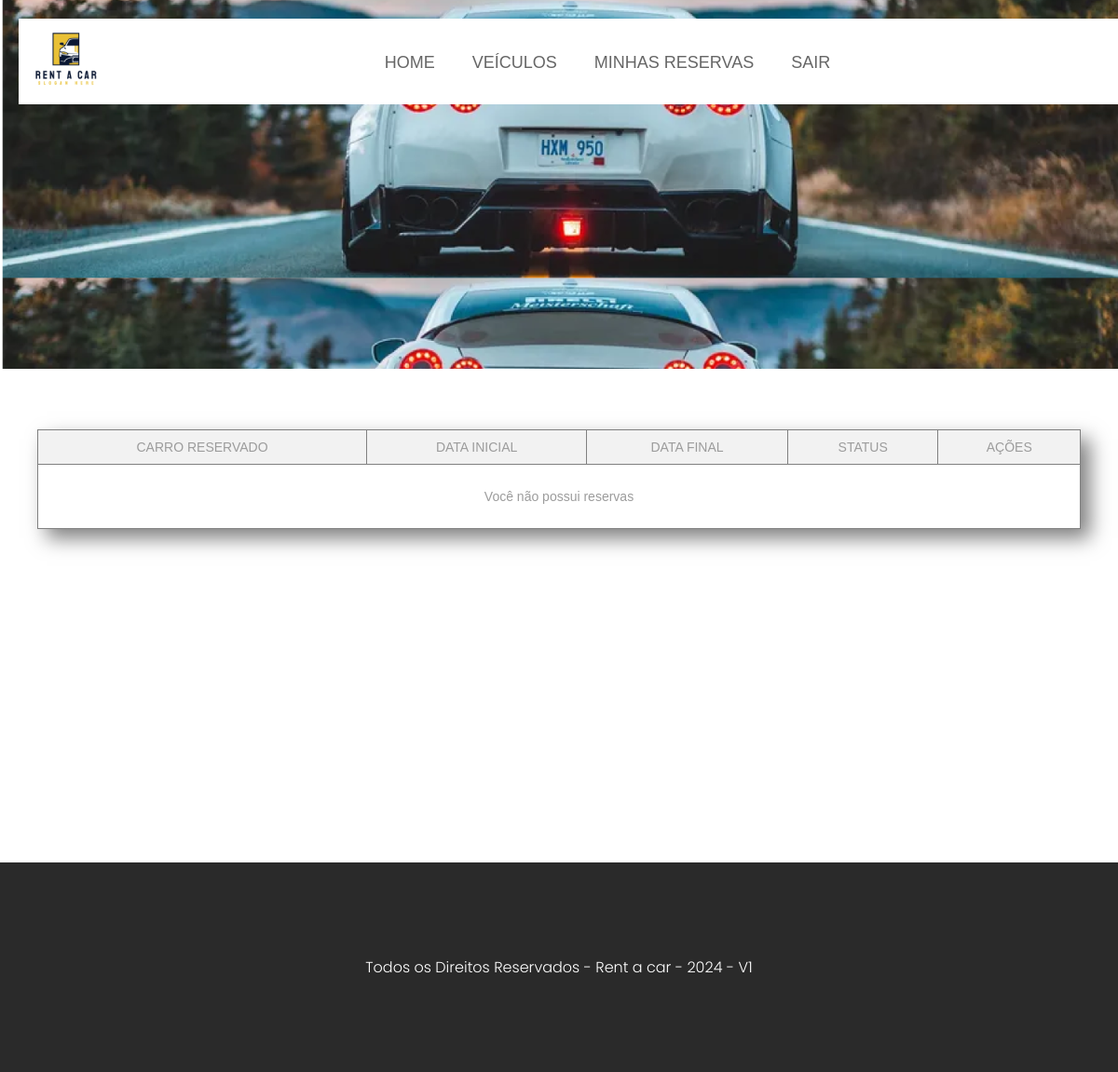
The page /reserva/minhas_reservas (signed in) on the database as committed earlier.
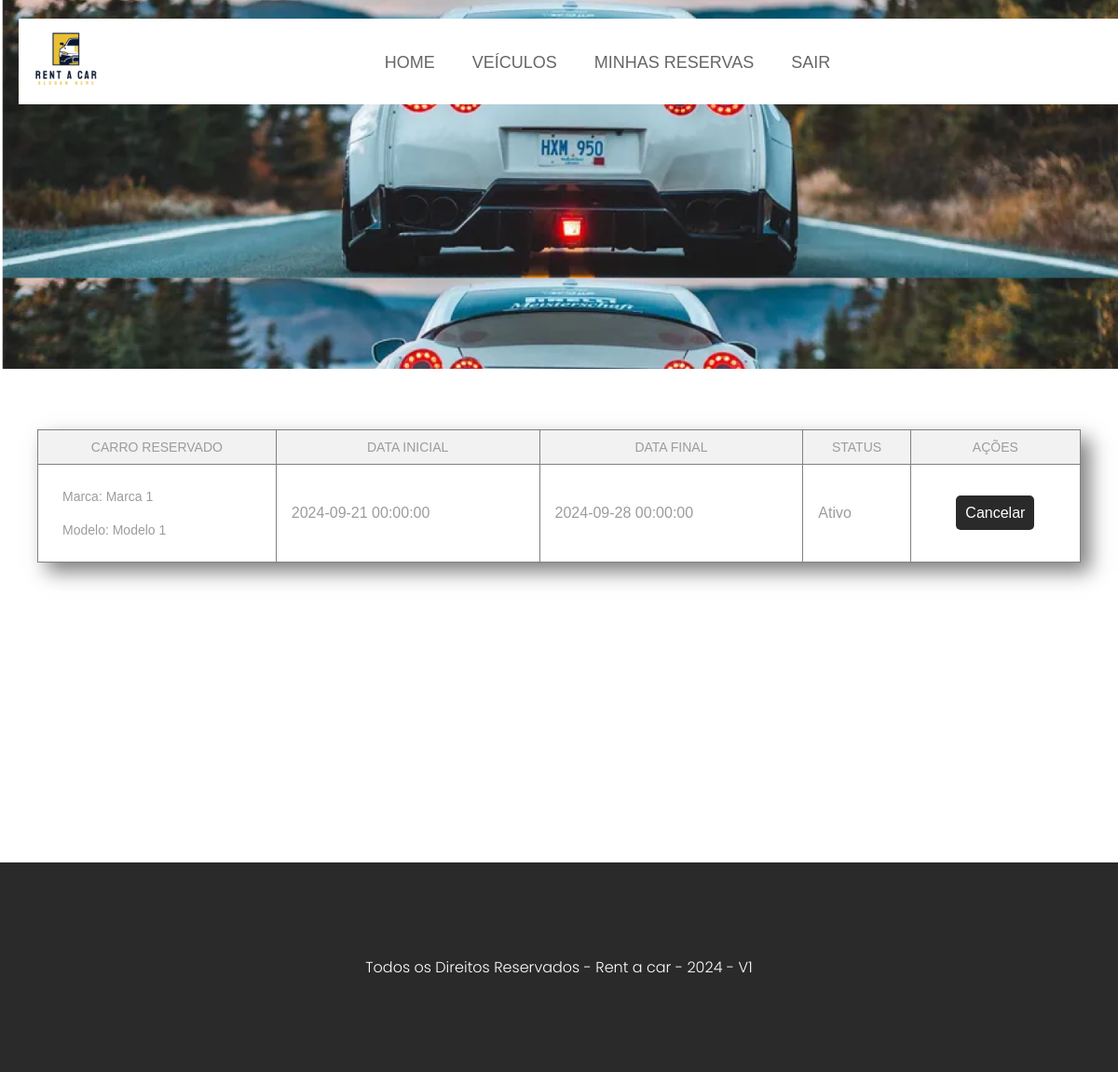
The same page on the database as committed later.
### app/models.py (models this page shows, shortened)
class Reserva(db.Model):
    __tablename__ = 'reservas'
    id_reserva = db.Column(db.Integer, primary_key=True)
    id_veiculo = db.Column(db.Integer, nullable=False)
    id_usuario = db.Column(db.Integer, nullable=False)
    dataInicio = db.Column(db.DateTime, nullable=False)
    dataFim = db.Column(db.DateTime, nullable=False)
    status = db.Column(db.Boolean, nullable=False)

class Veiculo(db.Model):
    __tablename__ = 'veiculos'
    id_veiculo = db.Column(db.Integer, primary_key=True)
    marca = db.Column(db.String(50), nullable=False)
    modelo = db.Column(db.String(100), nullable=False)
    placa = db.Column(db.String(20), nullable=False, unique=True)
    categoria = db.Column(db.String(50), nullable=False)
    ano = db.Column(db.Integer, nullable=False)
    precoDia = db.Column(db.Float, nullable=False)
    imagem = db.Column(db.Text, nullable=False)
    disponibilidade = db.Column(db.String(20), nullable=False)

### app/routes/reserva.py (the view)
@reserva_bp.route('/minhas_reservas')
def minhas_reservas():
    reservas = Reserva.query.filter_by(id_usuario=session['id'])
    if not reservas.first():
        flash('Você não possui reservas')
        return render_template('reservas/minhas_reservas.html')
    veiculos = []
    for reserva in reservas:
        veiculos.append({
            'marca': Veiculo.query.filter_by(id_veiculo=reserva.id_veiculo).first().marca,
            'modelo': Veiculo.query.filter_by(id_veiculo=reserva.id_veiculo).first().modelo,
            'placa': Veiculo.query.filter_by(id_veiculo=reserva.id_veiculo).first().placa,
        })
    return render_template('reservas/minhas_reservas.html', reservas=reservas , veiculos=veiculos)

### app/routes/reserva.py (called while the page is built)
@reserva_bp.before_request
def loginAuth():
    if not AuthMiddleware.is_logged():
        return redirect(url_for('user.login'))

### app/templates/reservas/minhas_reservas.html
{% extends 'base.html' %}
{% block content %}
{% include 'navbar.html' %}
<section id="content">
    <main id="main">
        <table border="1" class="tabela-reservas">
            <thead>
                <th>Carro reservado</th>
                <th>Data inicial</th>
                <th>Data final</th>
                <th>Status</th>
                <th colspan="2">Ações</th>
            </thead>
            <tbody>
                {% for reserva in reservas %}
                {% set veiculo = veiculos[loop.index0] %}
                <tr>
                    <td>
                        <ul>
                            <li>Marca: {{ veiculo['marca'] }}</li>
                            <li>Modelo: {{ veiculo['modelo'] }}</li>
                        </ul>
                    </td>
                    <td>{{reserva.dataInicio}}</td>
                    <td>{{reserva.dataFim}}</td>
                    <td>
                        {% if reserva.status == 1 %}
                        <p>Ativo</p>
                        {% else %}
                        <p>Cancelado</p>
                        {% endif %}
                    </td>
                    <td>
                        <a
                            href="{{url_for('reserva.cancelar', id=reserva.id_reserva)}}">Cancelar</a>
                    </td>
                </tr>
                {% endfor %}
                {% with messages = get_flashed_messages() %}
                {% if messages %}
                    <tr>
                        <td colspan="6">
                            <ul>
                                {% for message in messages %}
                                <li>{{ message }}</li>
                                {% endfor %}
                            </ul>
                        </td>
                    </tr>
                {% endif %}
                {% endwith %}
            </tbody>
        </table>
    </main>
</section>
{% endblock %}

Rows that differ between the two databases and show on the page:
added Reserva: dataInicio "2024-09-21 00:00:00", dataFim "2024-09-28 00:00:00", status "Ativo"
now on this page (row unchanged): Veiculo: marca "Marca 1", modelo "Modelo 1"
Other text that changed with them:
list line gone: "Você não possui reservas"
